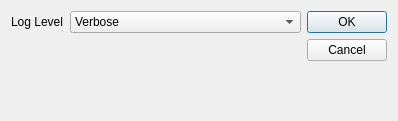
<?xml version="1.0" encoding="UTF-8"?>
<ui version="4.0">
 <class>DialogAnalyzeSettings</class>
 <widget class="QDialog" name="DialogAnalyzeSettings">
  <property name="geometry">
   <rect>
    <x>0</x>
    <y>0</y>
    <width>398</width>
    <height>121</height>
   </rect>
  </property>
  <property name="windowTitle">
   <string>Settings Analyzer</string>
  </property>
  <layout class="QGridLayout" name="gridLayout">
   <item row="0" column="2">
    <widget class="QDialogButtonBox" name="buttonBox">
     <property name="orientation">
      <enum>Qt::Vertical</enum>
     </property>
     <property name="standardButtons">
      <set>QDialogButtonBox::Cancel|QDialogButtonBox::Ok</set>
     </property>
    </widget>
   </item>
   <item row="0" column="1">
    <layout class="QFormLayout" name="formLayout_3">
     <item row="0" column="0">
      <widget class="QLabel" name="lLogLevel">
       <property name="text">
        <string>Log Level</string>
       </property>
      </widget>
     </item>
     <item row="0" column="1">
      <widget class="QComboBox" name="cbLogLevel">
       <property name="currentIndex">
        <number>1</number>
       </property>
       <item>
        <property name="text">
         <string comment="0">Quiet</string>
        </property>
       </item>
       <item>
        <property name="text">
         <string comment="1">Verbose</string>
        </property>
       </item>
       <item>
        <property name="text">
         <string comment="2">Debug</string>
        </property>
       </item>
       <item>
        <property name="text">
         <string comment="3">All</string>
        </property>
       </item>
      </widget>
     </item>
    </layout>
   </item>
  </layout>
 </widget>
 <resources/>
 <connections>
  <connection>
   <sender>buttonBox</sender>
   <signal>accepted()</signal>
   <receiver>DialogAnalyzeSettings</receiver>
   <slot>accept()</slot>
   <hints>
    <hint type="sourcelabel">
     <x>388</x>
     <y>111</y>
    </hint>
    <hint type="destinationlabel">
     <x>157</x>
     <y>120</y>
    </hint>
   </hints>
  </connection>
  <connection>
   <sender>buttonBox</sender>
   <signal>rejected()</signal>
   <receiver>DialogAnalyzeSettings</receiver>
   <slot>reject()</slot>
   <hints>
    <hint type="sourcelabel">
     <x>388</x>
     <y>111</y>
    </hint>
    <hint type="destinationlabel">
     <x>286</x>
     <y>120</y>
    </hint>
   </hints>
  </connection>
 </connections>
</ui>
